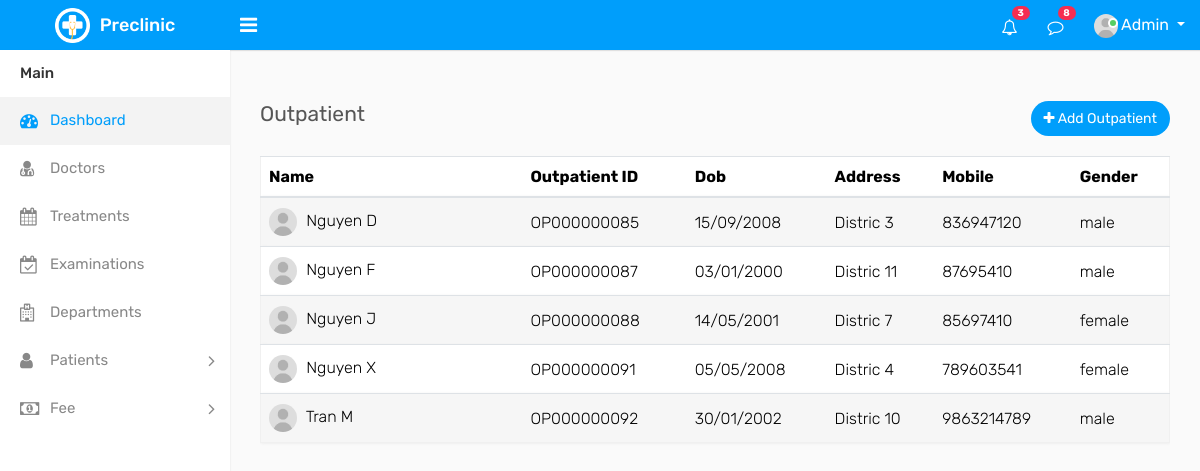
The page /admin/outpatients.php on the database its author committed.
### tables this page shows
CREATE TABLE `outpatient` (
  `ID` int(11) NOT NULL,
  `Unique_code` varchar(25) NOT NULL,
  `First_name` varchar(25) NOT NULL,
  `Last_name` varchar(25) NOT NULL,
  `DoB` text NOT NULL,
  `Gender` varchar(10) NOT NULL,
  `Address` text NOT NULL,
  `Phone_number` text NOT NULL,
  `type` varchar(2) NOT NULL,
  `Full_name` varchar(100) GENERATED ALWAYS AS (concat(`First_name`,' ',`Last_name`)) STORED
);

### connection.php (called while the page is built, shortened)
<?php
	function executeQuery($sql){
        include ('db.inc');
        $conn = new mysqli($servername, $username, $password, $dbname);
		if (!($result = $conn->query($sql)))
		    echo $conn->connect_error;
		return $result;
    }
?>

### admin/outpatients.php (the view, shortened to what this page needs)
<<?php
    include("../connection.php");
?> <!DOCTYPE html>
    <html lang="en">
    <head>
        <link rel="stylesheet" type="text/css" href="assets/css/bootstrap.min.css">
        <link rel="stylesheet" type="text/css" href="assets/css/font-awesome.min.css">
        <link rel="stylesheet" type="text/css" href="assets/css/dataTables.bootstrap4.min.css">
        <link rel="stylesheet" type="text/css" href="assets/css/select2.min.css">
        <link rel="stylesheet" type="text/css" href="assets/css/bootstrap-datetimepicker.min.css">
        <link rel="stylesheet" type="text/css" href="assets/css/style.css">
    </head>
    <body>
        <div class="main-wrapper">
            <div class="header">
                <div class="header-left">
                    <a href="index.php" class="logo">
                        <img src="assets/img/logo.png" width="35" height="35" alt=""> <span>Preclinic</span>
                    </a>
                </div>
                <a style="margin-top: 15px" id="toggle_btn" href="javascript:void(0);"><i class="fa fa-bars"></i></a>
                <ul class="nav user-menu float-right">
                    <li class="nav-item dropdown d-none d-sm-block">
                        <a href="#" class="dropdown-toggle nav-link" data-toggle="dropdown"><i class="fa fa-bell-o"></i>
                            <span class="badge badge-pill bg-danger float-right">3</span></a>
                    </li>
                    <li class="nav-item dropdown d-none d-sm-block">
                        <a href="javascript:void(0);" id="open_msg_box" class="hasnotifications nav-link"><i
                                class="fa fa-comment-o"></i> <span
                                class="badge badge-pill bg-danger float-right">8</span></a>
                    </li>
                    <li class="nav-item dropdown has-arrow">
                        <a href="#" class="dropdown-toggle nav-link user-link" data-toggle="dropdown">
                            <span class="user-img"><img class="rounded-circle" src="assets/img/user.jpg" width="40"
                                    alt="Admin">
                                <span class="status online"></span></span>
                            <span>Admin</span>
                        </a>
                    </li>
                </ul>
            </div>
            <?php
            include("sidebar.php");
        ?>
            <div class="page-wrapper">
                <div class="content">
                    <div class="row">
                        <div class="col-sm-4 col-3">
                            <h4 class="page-title">Outpatient</h4>
                        </div>
                        <div class="col-sm-8 col-9 text-right m-b-20">
                            <a href="add-outpatient.php" class="btn btn-primary float-right btn-rounded"><i
                                    class="fa fa-plus"></i> Add Outpatient</a>
                        </div>
                    </div>
                    <div class="row">
                        <div class="col-md-12">
                            <div class="table-responsive">
                                <table class="table table-striped custom-table">
                                    <thead>
                                        <tr>
                                            <th style="min-width:200px;">Name</th>
                                            <th>Outpatient ID</th>
                                            <th>Dob</th>
                                            <th>Address</th>
                                            <th>Mobile</th>
                                            <th>Gender</th>
                                        </tr>
                                    </thead>
                                    <tbody>
                                        <?php
                                        $sql = "SELECT * FROM outpatient";
                                        $result = executeQuery($sql);
                                        if (mysqli_num_rows($result) > 0) {
                                            while($row = mysqli_fetch_assoc($result)) {
                                    ?>
                                        <tr>
                                            <td><img width="28" height="28" src="assets/img/user.jpg"
                                                    class="rounded-circle m-r-5" alt="">
                                                <?php echo $row["First_name"]; ?>
                                                <?php echo $row["Last_name"]; ?></td>
                                            <td><?php echo $row["Unique_code"]; ?></td>
                                            <td><?php echo $row["DoB"]; ?></td>
                                            <td><?php echo $row["Address"]; ?></td>
                                            <td><?php echo $row["Phone_number"]; ?></td>
                                            <td><?php echo $row["Gender"]; ?></td>
                                        </tr>
                                        <?php } }?>
                                    </tbody>
                                </table>
                            </div>
                        </div>
                    </div>
                </div>
            </div>
        </div>
    </body>
    </html>

### rows shown on the page
outpatient: First_name "Nguyen", Last_name "D", Unique_code "OP000000085", DoB "15/09/2008", Address "Distric 3", Phone_number "836947120", Gender "male"
outpatient: First_name "Nguyen", Last_name "F", Unique_code "OP000000087", DoB "03/01/2000", Address "Distric 11", Phone_number "87695410", Gender "male"
outpatient: First_name "Nguyen", Last_name "J", Unique_code "OP000000088", DoB "14/05/2001", Address "Distric 7", Phone_number "85697410", Gender "female"
outpatient: First_name "Nguyen", Last_name "X", Unique_code "OP000000091", DoB "05/05/2008", Address "Distric 4", Phone_number "789603541", Gender "female"
outpatient: First_name "Tran", Last_name "M", Unique_code "OP000000092", DoB "30/01/2002", Address "Distric 10", Phone_number "9863214789", Gender "male"
